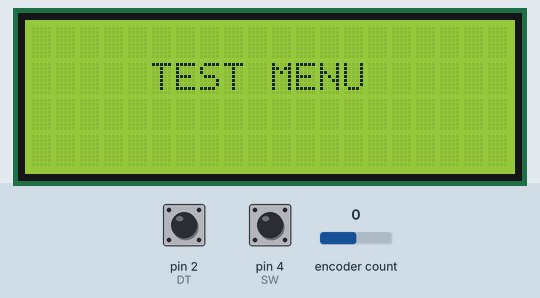
Recording of a sketch running on a simulated Arduino Uno, built with avr-gcc and run on an emulated ATmega328P. Shown: 20×4 character LCD. The test bench sets the inputs (shaded band); at power-on: pin 4 (SW) HIGH, pin 2 (DT) HIGH, encoder count 0. EEPROM starts erased; what the sketch prints to the serial monitor is not drawn.

Above: at 1.2 s.
1.3 s: pin 4 (SW) pulled LOW for 3.2 s
At 3.2 s:
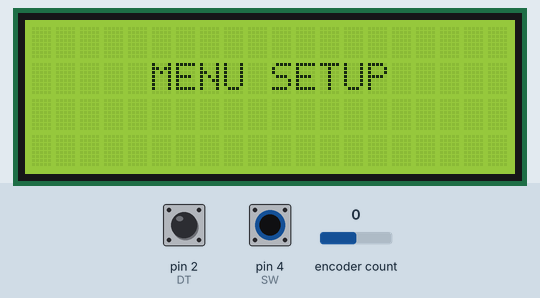
At 4.9 s:
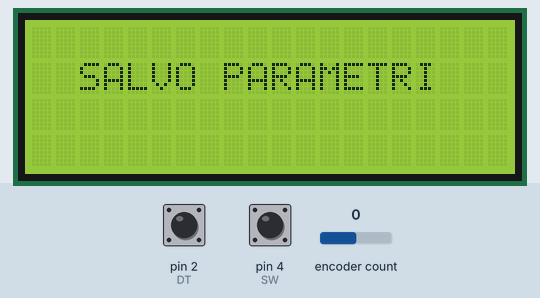
Timing chart, 0 to 6.4 s (numbered marks = the images above; inputs shaded):
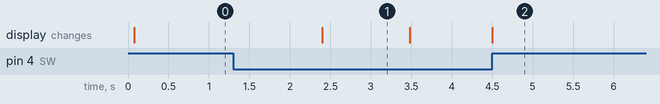

Measured:
- after the input at 1.3 s, the display: changes after 1.1 s (image 1)
- what the display in image 1 shows lasts 1.1 s, from 2.4 s to 3.5 s

The sketch:

menu_lcd2.ino
```cpp
#include <EEPROM.h>
#include <Wire.h>
#include <LiquidCrystal_I2C.h>
#include <RotaryEncoder.h>

#define ROW 4
#define COL 20
LiquidCrystal_I2C lcd(0x27, COL, ROW);

#define CLK 3
#define DT 2
#define SW 4
RotaryEncoder encoder(CLK, DT);

// Definizione delle uscite
const byte OutLED  = 13;

bool Enable = true;
bool Ready = true;
uint16_t Time1 = 2500;
uint16_t Time2 = 5000;
float Setpoint = 150.0F;
float Kp = 4.50F;
float Ki = 0.10F;
float Kd = 0.80F;
#define NUM_VAR 8
#define LONGCLICK 1000

/* Salviamo nell'array gli indirizzi di tutte le variabili da mostrare nel menu.
 * In questo modo possiamo costruire le pagine del menu dinamicamente, iterando l'array in un ciclo for */
uint16_t *VarPtrs[NUM_VAR] = {(uint16_t*)&Enable, (uint16_t*)&Ready, &Time1, &Time2,
         (uint16_t*)&Setpoint, (uint16_t*)&Kp,(uint16_t*)&Ki, (uint16_t*)&Kd};

/* Per l'utilizzo corretto, è necessario sapere che tipo di variabili sono (l'ordine deve essere lo stesso)
 * Siccome l'array contenente gli indirizzi dell variabili è stato dichiarato di unsigned int,
 * per usare gli altri tipi di variabili è necessario fare un casting dei puntori salvati */
bool* b_ptr; float* f_ptr;      // puntatori ai tipi di variabili utilizzati oltre uint16_t (bool e float)
enum types { BOOL = 0, UINT = 1, FLOAT = 3};
types  VarType[] = {BOOL, BOOL, UINT, UINT, FLOAT, FLOAT, FLOAT, FLOAT};


/* Memorizziamo le stringhe per le etichette delle variabili da mostrare nel menu.
 * Anche se complica un po' la procedura di recupero delle stringhe dalla memoria flash,
 * usiamo la keyword PROGMEM per non sprecare la preziosa RAM inutilmente.
 * (rif. https://www.arduino.cc/reference/en/language/variables/utilities/progmem/) */
const char L0[] PROGMEM = "Enable:     ";
const char L1[] PROGMEM = "Ready:      ";
const char L2[] PROGMEM = "Time 1:     ";
const char L3[] PROGMEM = "Time 2:     ";
const char L4[] PROGMEM = "Setpoint:   ";
const char L5[] PROGMEM = "Constant kp:";
const char L6[] PROGMEM = "Constant ki:";
const char L7[] PROGMEM = "Constant kd:";
// Array che ci consentirà  di recuperare nel ciclo "for" le stringhe corrette.
const char* const VarLabels[] PROGMEM = {L0, L1, L2, L3, L4, L5, L6, L7};

/////////////////////////////////////////////////////////////////////////////
// Variabili usate per "navigare" all'interno del menu di setup
int varSel = 0, oldVarSel = -1;
char lcdBuffer[COL+1];

// Altre variabili
bool SetupMode = false;
uint16_t encPos = 0;
uint32_t pressTime = millis();


/////////////////////////// Ciclo di Setup //////////////////////////////////
void setup(){
  Serial.begin(9600);
  Serial.println();

  // etc etc
  pinMode(SW, INPUT_PULLUP);
  pinMode(DT, INPUT_PULLUP);
  pinMode(CLK, INPUT_PULLUP);

  /* Inizializzazione del display LCD */
  lcd.init();
  lcd.backlight();
  lcd.clear();
  /* Siccome l'encoder è collegato sui pin 2 e 3, possiamo usare gli "external interrupt",
     ma è possibile anche usare il "port changhe interrupt" sugli altri piedini oppure
     la tecnica del polling (senza interrupt) perÃ² con variazioni delle variabili molto lente.
     Fare riferimento agli esempi inclusi nella libreria "RotaryEncoder".
   */
  attachInterrupt(digitalPinToInterrupt(DT), encoder_isr, CHANGE);
  attachInterrupt(digitalPinToInterrupt(CLK), encoder_isr, CHANGE);
  /* Elimina il commento alla riga alla prima esecuzione per caricare i valori dalla EEPROM */
  //readEeprom();
}


/////////////////////////// Ciclo Principale ////////////////////////////////
void loop(){
  // Gestione pulsante
  pressTime = millis();
  checkButton();

  if(SetupMode){
    /* L'encoder rotativo è stato usato in fase di programmazione? modifichiamo la variabile */
    EditVars();
    MenuSetup();
  }
  else {
    // tutto il resto del codice
    ////////////////////////////
    lcd.noBlink();
    lcd.setCursor(5, 1);
    lcd.print(F("TEST MENU"));
    delay(100);
    ///////////////////////////
  }
}


// Interrupt Service Routine per gestione encoder
void encoder_isr(void){
  encoder.tick();
}

// Controlliamo se il pulsante è stato premuto brevemente o più a lungo
void checkButton(void){
  if(digitalRead(SW) == LOW){
    delay(50);
    bool xLong = false;
    while(digitalRead(SW) == LOW){
      if(millis() - pressTime > LONGCLICK) {
        xLong = true;
        break;
      }
    }
    xLong ? LongClick() : SingleClick();
  }
}

///////////////// Azioni da eseguire alla pressione dei pulsanti  ///////////////////////
void LongClick(){
  SetupMode = !SetupMode;
  Serial.print(F("Modo Programmazione: "));
  Serial.println(SetupMode ? "true":"false");
  if(SetupMode){
    oldVarSel = -1;
    lcd.clear();
    lcd.setCursor(5, 1);
    lcd.print(F("MENU SETUP"));
    delay(1000);
  }
  else {
    Serial.println(F("Salvataggio parametri"));
    lcd.clear();
    lcd.noBlink();
    lcd.setCursor(2, 1);
    lcd.print(F("SALVO PARAMETRI"));
    delay(2000);
    ProgrammazioneFinita();
  }
}

void SingleClick(){
  if(SetupMode){
    varSel = ++varSel % NUM_VAR;
  }
}

// Fine della programmazione. Procediamo a memorizzare i nuovi valori
void ProgrammazioneFinita(){
  writeEeprom();
  lcd.clear();
}


/////////////////    GESTIONE MENU E SALVATAGGIO EEPROM    ///////////////////////
// Funzione che mostra sul display le variabili utente modificabili nel menu setup
void MenuSetup(){
  if(varSel != oldVarSel){
    oldVarSel = varSel;
    lcd.clear();
    uint8_t page = floor(varSel/ROW);    // Cambio pagina in funzione della variabile selezionata
    for(uint8_t row=0; row<ROW; row++){
      uint8_t varNum = page*ROW + row ;    // Selezione della variabile da mostrare nel menu
      /* Rif. https://www.arduino.cc/reference/en/language/variables/utilities/progmem/   */
      char label_buf[COL];                 // Buffer che conterrÃ  l'etichetta della variabile
      strcpy_P(label_buf, (char*)pgm_read_word(&(VarLabels[varNum])));
      switch(VarType[varNum]){
        case UINT:
          sprintf(lcdBuffer,  "%s  %05d", label_buf, *VarPtrs[varNum]);
          break;
        case BOOL:
          b_ptr =  (bool*)VarPtrs[varNum];  // Cast del puntatore a bool
          sprintf(lcdBuffer, "%s  %s", label_buf, *b_ptr ? "true":"false");
          break;
        case FLOAT:
          f_ptr = (float*)VarPtrs[varNum];  // Cast del puntatore a float
          sprintf(lcdBuffer, "%s  %02u.%02u", label_buf, (uint16_t)*f_ptr, (uint16_t)(*f_ptr*100)%100 );
          break;
      }
      lcd.setCursor(0, row);
      lcd.print(lcdBuffer);
    }
   lcd.setCursor(0, varSel%ROW);
   lcd.blink();
  }
}

void EditVars(){
  encPos = encoder.getPosition();
  if(encPos != 0){
    // Variazione dei parametri. La variabile varSel determina quale parametro viene modificato
    switch(VarType[varSel]){
      case UINT:
        *VarPtrs[varSel] = *VarPtrs[varSel] + (uint16_t)encPos;
        break;
      case BOOL:
        b_ptr =  (bool*)VarPtrs[varSel];  // Cast del puntatore a bool
        *b_ptr = ! *b_ptr;
        break;
      case FLOAT:
        f_ptr = (float*)VarPtrs[varSel];  // Cast del puntatore a float
        *f_ptr = *f_ptr + (float)encPos*0.01;
        break;
    }
    encoder.setPosition(0);
    oldVarSel = -1;             // Forza aggiornameno display LCD
  }
}

void readEeprom(){
  uint8_t eeAddress = 0;
  for(uint8_t i=0; i<NUM_VAR; i++){
    switch(VarType[i]){
      case UINT:
        EEPROM.get(eeAddress, *VarPtrs[i]);
        eeAddress += sizeof(uint16_t);
        break;
      case BOOL:
        b_ptr =  (bool*)VarPtrs[i];  // Cast del puntatore a bool
        EEPROM.get(eeAddress, *b_ptr);
        eeAddress += sizeof(bool);
        break;
      case FLOAT:
        f_ptr = (float*)VarPtrs[i];  // Cast del puntatore a float
        EEPROM.get(eeAddress, *f_ptr);
        eeAddress += sizeof(float);
        break;
    }
  }
}

void writeEeprom(){
  uint8_t eeAddress = 0;
  for(uint8_t i=0; i<NUM_VAR; i++){
    switch(VarType[i]){
      case UINT:
        EEPROM.put(eeAddress, *VarPtrs[i]);
        eeAddress+=sizeof(uint16_t);
        break;
      case BOOL:
        b_ptr =  (bool*)VarPtrs[i];  // Cast del puntatore a bool
        EEPROM.put(eeAddress, *b_ptr);
        eeAddress+=sizeof(bool);
        break;
      case FLOAT:
        f_ptr = (float*)VarPtrs[i];  // Cast del puntatore a float
        EEPROM.put(eeAddress, *f_ptr);
        eeAddress+=sizeof(float);
        break;
    }
  }
}


/*
Buongiorno! In questa mattinata di ozio, ho buttato giÃ¹ uno sketch che avevo in mente giÃ  da un po'.
Mi capita spesso, come a tutti noi del resto, di avere un progetto con un display ed un numero indefinito di variabili modificabili dall'utente finale. So che ci sono delle librerie che consentono di creare dei menu di configurazione, ma non mi hanno mai convinto del tutto e non sono flessibili come vorrei (quasi tutte infatti prevedono l'utilizzo di 4/5 pulsanti di navigazione).
Ho scritto allora uno sketch, diciamo di esempio, che posso di volta in volta modificare rapidamente mantenendo la struttura base per adeguarlo alle esigenze del momento.
Le variabili da modificare vengono presentate nella forma di lista etichetta:valore.

Le "pagine" sono generate dinamicamente e la navigazione del menu e/o modifica dei valori si fa con l'uso di un comune rotary encoder da pannello. Potrebbe perÃ² essere facilmente modificato per usare dei classici pulsanti (3, o eventualmente 2).
Per gestire il rotary encoder ho deciso, dopo averla testata a fondo, di usare la libreria "RotaryEncoder".

*/
```
